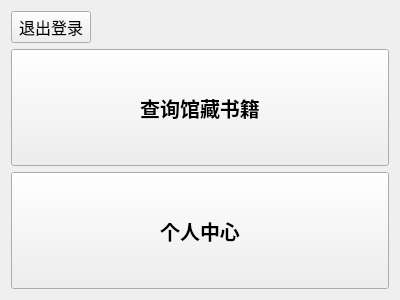
<?xml version="1.0" encoding="UTF-8"?>
<ui version="4.0">
 <class>userPage</class>
 <widget class="QWidget" name="userPage">
  <property name="geometry">
   <rect>
    <x>0</x>
    <y>0</y>
    <width>400</width>
    <height>300</height>
   </rect>
  </property>
  <property name="font">
   <font>
    <family>微软雅黑</family>
    <pointsize>12</pointsize>
   </font>
  </property>
  <property name="windowTitle">
   <string>图书馆管理系统</string>
  </property>
  <layout class="QGridLayout" name="gridLayout">
   <item row="0" column="0">
    <layout class="QVBoxLayout" name="verticalLayout">
     <item>
      <layout class="QHBoxLayout" name="horizontalLayout">
       <item>
        <widget class="QPushButton" name="pushButton_3">
         <property name="text">
          <string>退出登录</string>
         </property>
        </widget>
       </item>
       <item>
        <spacer name="horizontalSpacer">
         <property name="orientation">
          <enum>Qt::Horizontal</enum>
         </property>
         <property name="sizeHint" stdset="0">
          <size>
           <width>40</width>
           <height>20</height>
          </size>
         </property>
        </spacer>
       </item>
      </layout>
     </item>
     <item>
      <widget class="QPushButton" name="pushButton">
       <property name="sizePolicy">
        <sizepolicy hsizetype="Minimum" vsizetype="Expanding">
         <horstretch>0</horstretch>
         <verstretch>0</verstretch>
        </sizepolicy>
       </property>
       <property name="font">
        <font>
         <family>微软雅黑</family>
         <pointsize>15</pointsize>
         <weight>75</weight>
         <bold>true</bold>
        </font>
       </property>
       <property name="text">
        <string>查询馆藏书籍</string>
       </property>
      </widget>
     </item>
     <item>
      <widget class="QPushButton" name="pushButton_2">
       <property name="sizePolicy">
        <sizepolicy hsizetype="Minimum" vsizetype="Expanding">
         <horstretch>0</horstretch>
         <verstretch>0</verstretch>
        </sizepolicy>
       </property>
       <property name="font">
        <font>
         <family>微软雅黑</family>
         <pointsize>15</pointsize>
         <weight>75</weight>
         <bold>true</bold>
        </font>
       </property>
       <property name="text">
        <string>个人中心</string>
       </property>
      </widget>
     </item>
    </layout>
   </item>
  </layout>
 </widget>
 <resources/>
 <connections/>
</ui>
